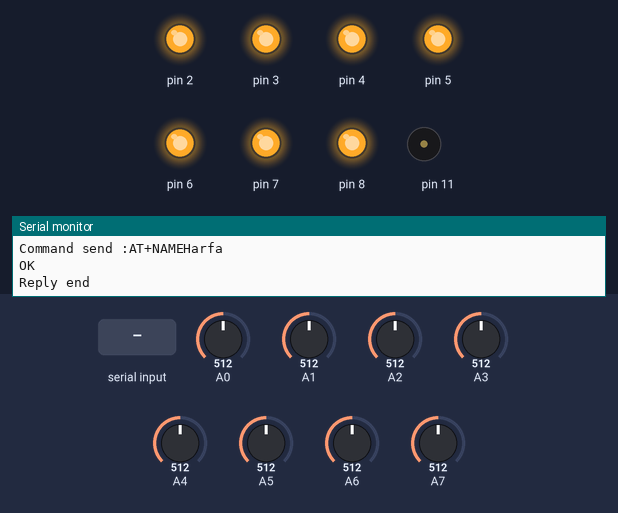
A program run on a simulated Arduino Nano, built with avr-gcc and run on an emulated ATmega328P. Shown: output pins drawn as LEDs (lit = HIGH), buzzer (waves = sounding), the last lines printed to the serial monitor. The test bench sets the inputs (shaded band); at power-on: A7 = 512, A0 = 512, A1 = 512, A2 = 512, A3 = 512, A4 = 512, A5 = 512, A6 = 512. The modem accepts every AT command (registered, SIM ready, sends succeed) and sends nothing else.

Above: at 6.5 s.
6.6 s: A7 set to 482
At 7.8 s:
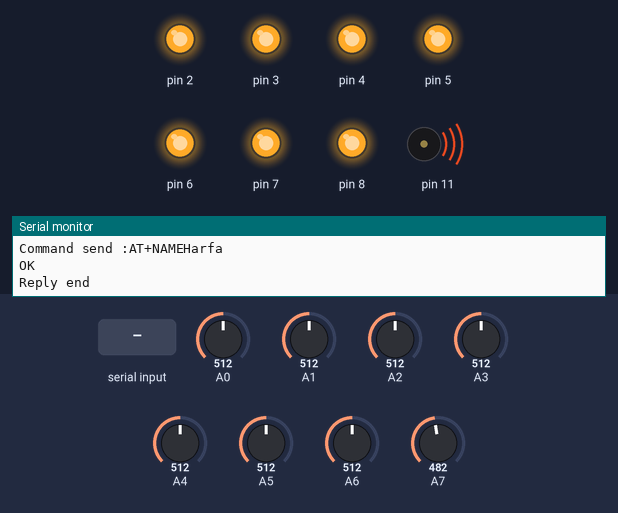
8.1 s: A0 set to 368
9.6 s: A0 set to 339
At 10.5 s:
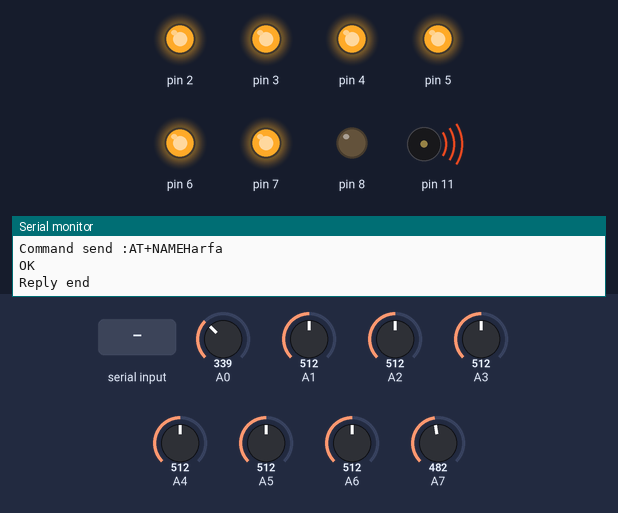
11.1 s: "1" received over the second serial link
At 12.3 s:
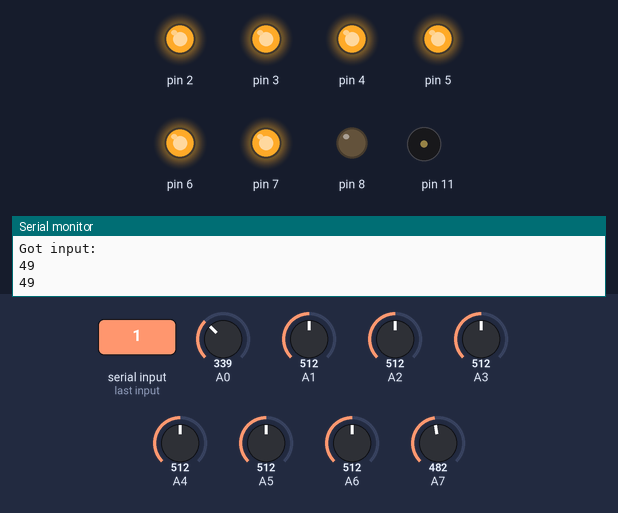
Timing chart, 0 to 13.7 s (numbered marks = the images above; inputs shaded):
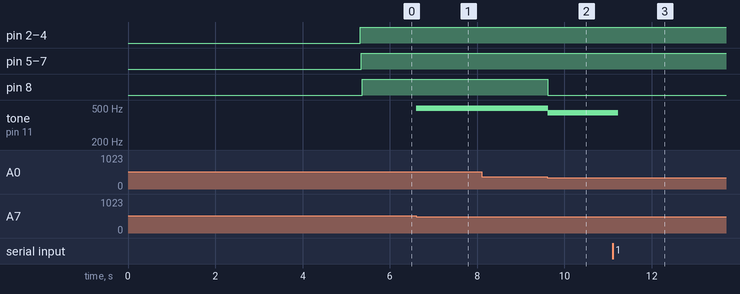

Measured:
- the behaviour switches between 500 and 499 on A7 (found by bisection; images 0 and 1)
- the behaviour switches between 350 and 349 on A0 (found by bisection; images 1 and 2)
- after the input at 6.6 s, tone on pin 11: silent → 494 Hz at once
- after the input at 9.6 s, pin 8: HIGH → LOW at once; tone on pin 11: 494 Hz → 440 Hz at once
- after the input at 11.1 s, tone on pin 11: 440 Hz → silent after 0.13 s

The program:

main.cpp
```cpp
#include "main.h"

const int DEFAULT_MODULE = 1;
int selectedModule = DEFAULT_MODULE; // default function
int loopCount = 1;
bool playToneFromRepro = false;

void setupPins();
void switchModules();
void readLasers();
void turnTheLedOnIfTheLaserIsInterrupted();
void showBLEStatus();

void setup() {
  setupPins();

  Serial.begin(9600);
  mySerial.begin(9600);

  sendCommand("AT");
  sendCommand("AT+ROLE0");
  sendCommand("AT+UUID0xFFE0");
  sendCommand("AT+CHAR0xFFE1");
  sendCommand("AT+NAMEHarfa");
}

void loop() {
  int result = readBLE();
  if(result != -1){
    selectedModule = result;
    Serial.println(selectedModule);
  }

  switchModules();
}

void setupPins(){
  // put your setup code here, to run once:
  pinMode(LED_D2, OUTPUT);
  pinMode(LED_D3, OUTPUT);
  pinMode(LED_D4, OUTPUT);
  pinMode(LED_D5, OUTPUT);
  pinMode(LED_D6, OUTPUT);
  pinMode(LED_D7, OUTPUT);
  pinMode(LED_D8, OUTPUT);

  pinMode(LASER_A0, INPUT);
  pinMode(LASER_A1, INPUT);
  pinMode(LASER_A2, INPUT);
  pinMode(LASER_A3, INPUT);
  pinMode(LASER_A4, INPUT);
  pinMode(LASER_A5, INPUT);
  pinMode(LASER_A6, INPUT);

  pinMode(BLE_STATE, INPUT);
  pinMode(REPRO_D11, OUTPUT);
}

void switchModules(){
  switch(selectedModule){
    case 0:
      // do nothing :)
      break;
    case 1:
      readLasers();
      turnTheLedOnIfTheLaserIsInterrupted();
      break;
    case 2:
      knightRiderLeds();
      break;
    case 3:
      redWhiteLeds();
      break;
    case 4:
      playMelody();
      selectedModule = DEFAULT_MODULE;
      break;
    case 5:
      playAllTones();
      selectedModule = DEFAULT_MODULE;
      break;
    case 6:
      LASER1_NOTE = NOTE_F4;
      LASER2_NOTE = NOTE_GS4;
      LASER3_NOTE = NOTE_A4;
      LASER4_NOTE = NOTE_C5;
      LASER5_NOTE = NOTE_E5;
      LASER6_NOTE = NOTE_F5;
      LASER7_NOTE = NOTE_B4;
      starWars();

      selectedModule = DEFAULT_MODULE;
      break;
    case 7:
      turnLedOnAndOff(LED_D2);
      selectedModule = DEFAULT_MODULE;
      break;
    case 8:
      turnLedOnAndOff(LED_D3);
      selectedModule = DEFAULT_MODULE;
      break;
    case 9:
      turnLedOnAndOff(LED_D4);
      selectedModule = DEFAULT_MODULE;
      break;
    case 10:
      turnLedOnAndOff(LED_D5);
      selectedModule = DEFAULT_MODULE;
      break;
    case 11:
      turnLedOnAndOff(LED_D6);
      selectedModule = DEFAULT_MODULE;
      break;
    case 12:
      turnLedOnAndOff(LED_D7);
      selectedModule = DEFAULT_MODULE;
      break;
    case 13:
      turnLedOnAndOff(LED_D8);
      selectedModule = DEFAULT_MODULE;
      break;
    case 14:
      playPirates();
      selectedModule = DEFAULT_MODULE;
      break;
    case 15:
      playCrazyFrog();
      selectedModule = DEFAULT_MODULE;
      break;
    case 16:
      playMarioUW();
      selectedModule = DEFAULT_MODULE;
      break;
    case 17:
      playTitanic();
      selectedModule = DEFAULT_MODULE;
      break;
    case 18:
      LASER1_NOTE = NOTE_C4;
      LASER2_NOTE = NOTE_D4;
      LASER3_NOTE = NOTE_E4;
      LASER4_NOTE = NOTE_F4;
      LASER5_NOTE = NOTE_G4;
      LASER6_NOTE = NOTE_A4;
      LASER7_NOTE = NOTE_B4;

      kockaLezeDirou();
      selectedModule = DEFAULT_MODULE;

      break;
  }
}

void turnTheLedOnIfTheLaserIsInterrupted() {
  // LED_D2 is used for BLE status
  showBLEStatus();

  if(laserValA5 < LASER_MAX_NOT_INTERRUPTED){
    digitalWrite(LED_D3, LOW);
  }else{
    digitalWrite(LED_D3, HIGH);
    playTone(LASER2_NOTE);
  }

  if(laserValA4 < LASER_MAX_NOT_INTERRUPTED){
    digitalWrite(LED_D4, LOW);
  }else{
    digitalWrite(LED_D4, HIGH);
    playTone(LASER3_NOTE);
  }

  if(laserValA3 < LASER_MAX_NOT_INTERRUPTED){
    digitalWrite(LED_D5, LOW);
  }else{
    digitalWrite(LED_D5, HIGH);
    playTone(LASER4_NOTE);
  }

  if(laserValA2 < LASER_MAX_NOT_INTERRUPTED){
    digitalWrite(LED_D6, LOW);
  }else{
    digitalWrite(LED_D6, HIGH);
    playTone(LASER5_NOTE);
  }

  if(laserValA1 < LASER_MAX_NOT_INTERRUPTED){
    digitalWrite(LED_D7, LOW);
  }else{
    digitalWrite(LED_D7, HIGH);
    playTone(LASER6_NOTE);
  }

  if(laserValA0 < LASER_MAX_NOT_INTERRUPTED){
    digitalWrite(LED_D8, LOW);
  }else{
    digitalWrite(LED_D8, HIGH);
    playTone(LASER7_NOTE);
  }
}

void readLasers() {
  // Analog Values 0 to 1023
  laserValA0 = analogRead(LASER_A0);
  laserValA1 = analogRead(LASER_A1);
  laserValA2 = analogRead(LASER_A2);
  laserValA3 = analogRead(LASER_A3);
  laserValA4 = analogRead(LASER_A4);
  laserValA5 = analogRead(LASER_A5);
  laserValA6 = analogRead(LASER_A6);

  delay(10);
}

// BLE BLINK :)
bool firstLaserInterrupted = false;

int ledState = LOW;             // ledState used to set the LED
unsigned long previousMillis = 0;        // will store last time LED was updated
const long interval = 500;           // interval at which to blink (milliseconds)

unsigned long previousInterruptedMillis = 0; // last time the first laser was interrupted
const long interruptedInterval = 5000; // again start blinking after 5s of inactivity

void showBLEStatus(){
  if(laserValA6 >= LASER_MAX_NOT_INTERRUPTED && !firstLaserInterrupted){
    firstLaserInterrupted = true;
  }

  int state = analogRead(BLE_STATE); // Don't know why i can't use digitalRead :(
  playToneFromRepro = state < 500;

  if(!firstLaserInterrupted){
    if(state < 500){
      // NOT CONNECTED
      unsigned long currentMillis = millis();
      if (currentMillis - previousMillis >= interval) {
        // save the last time you blinked the LED
        previousMillis = currentMillis;

        // if the LED is off turn it on and vice-versa:
        if (ledState == LOW) {
          ledState = HIGH;
        } else {
          ledState = LOW;
        }

        // set the LED with the ledState of the variable:
        digitalWrite(LED_D2, ledState);
      }
    }else{
      digitalWrite(LED_D2, LOW); // CONNECTED STOP BLINKING
    }
  }else{
    // detect interrupted laser
    if(laserValA6 < LASER_MAX_NOT_INTERRUPTED){
      unsigned long currentMillis = millis();
      // again start blinking after 5s of inactivity
      if(currentMillis - previousInterruptedMillis >= interruptedInterval){
        firstLaserInterrupted = false;
      }

      digitalWrite(LED_D2, LOW);
    }else{
      previousInterruptedMillis = millis(); // save the last time the laser was interrupted
      digitalWrite(LED_D2, HIGH);
      playTone(LASER1_NOTE);
    }
  }
}
```

main.h
```cpp
#include <Arduino.h>
#include "pitches.h"
#include <pins.h>
#include <led.h>
#include <tones.h>
#include <SoftwareSerial.h> // BLE
#include <bluetooth.h>
#include <playTheme.h>
#include <kockaLezeDirou.h>
#include <lasers.h>

extern SoftwareSerial mySerial;
extern int laserValA0;
extern int laserValA1;
extern int laserValA2;
extern int laserValA3;
extern int laserValA4;
extern int laserValA5;
extern int laserValA6;

extern int LASER1_NOTE;
extern int LASER2_NOTE;
extern int LASER3_NOTE;
extern int LASER4_NOTE;
extern int LASER5_NOTE;
extern int LASER6_NOTE;
extern int LASER7_NOTE;
```
